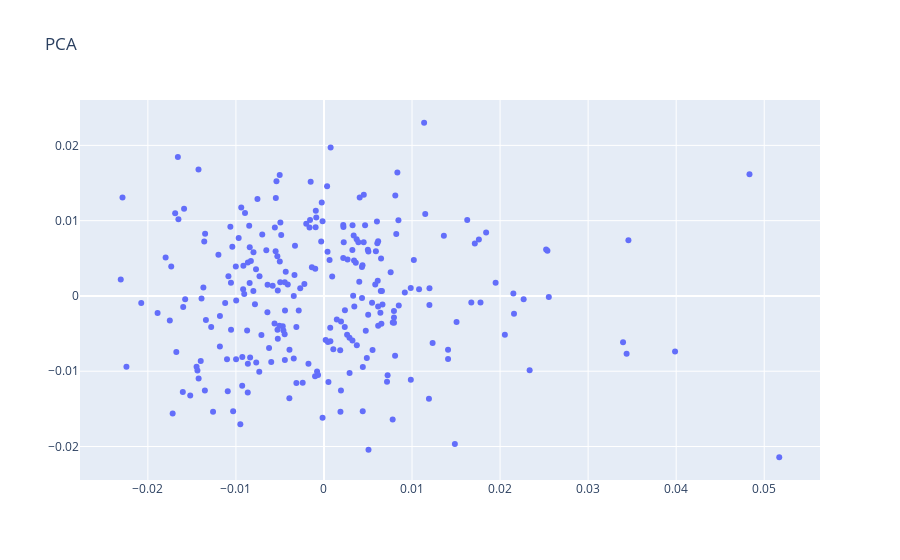

This figure's notebook cell:
### Code cell
trace = go.Scatter(x=result['X'].values,
                   y=result['Y'].values,
                   text=result['Palabra'].values,
                   mode='markers') 

layout = go.Layout(title="PCA")

fig = go.Figure(data=trace, layout=layout)
iplot(fig)

### Figure 1 — Plotly figure (JSON) as saved in the notebook; plotly's stock layout.template omitted (floating-point values rounded to 4 significant figures; data arrays with more than 128 entries replaced by an {"elided": "..."} marker saying what was removed)
{"data": [{"mode": "markers", "text": {"elided": "252 str values"}, "type": "scatter", "x": {"elided": "252 float values"}, "y": {"elided": "252 float values"}}], "layout": {"title": {"text": "PCA"}}}
